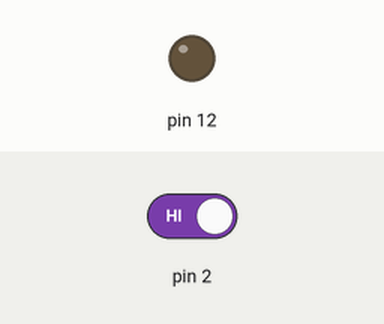
Simulated run of this sketch. Board: Arduino Uno, built with avr-gcc and run on an emulated ATmega328P. Shown: output pins drawn as LEDs (lit = HIGH). Inputs (shaded band) come from the test bench; at power-on: pin 2 HIGH.

Above: at 1.2 s.
1.3 s: pin 2 driven LOW
At 1.9 s:
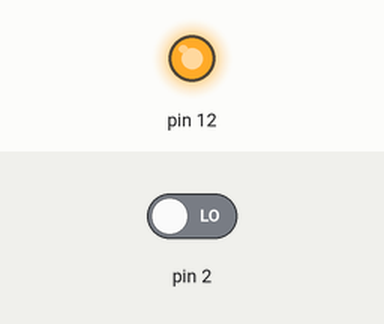
2.8 s: pin 2 driven HIGH
At 3.1 s:
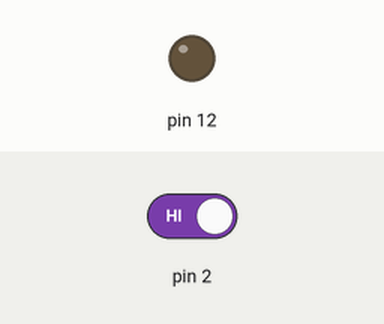
Timing chart, 0 to 5.8 s (numbered marks = the images above; inputs shaded):
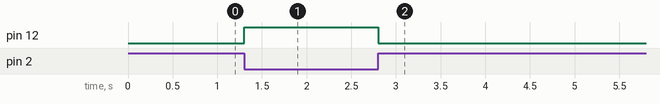

The sketch:

lab2_inversaohardware1.ino
```cpp
// Inversão em hardware - Fazer o LED apagar quando o botão for pressionado modificando o harware
// Para a inversao - Adicionou-se um TBJ para inverter o sinal do botão
void setup()
{
  pinMode(12, OUTPUT);
  pinMode(2, INPUT);
}

void loop()
{
  int val = digitalRead(2);
  // Se o botão está em low, ele está pressionado
  if(val == LOW){
    // LED é ligado
  	digitalWrite(12, HIGH);
  }
  // Se o botão está em high, ele está solto
  else{
    // LED segue desligado
  	digitalWrite(12, LOW);
  }

}
```

Measured:
- after the input at 1.3 s, pin 12: LOW → HIGH at once
- after the input at 2.8 s, pin 12: HIGH → LOW at once
